Frame 1 (no input): blank canvas, image omitted
Frame 60 (no input): blank canvas, image omitted
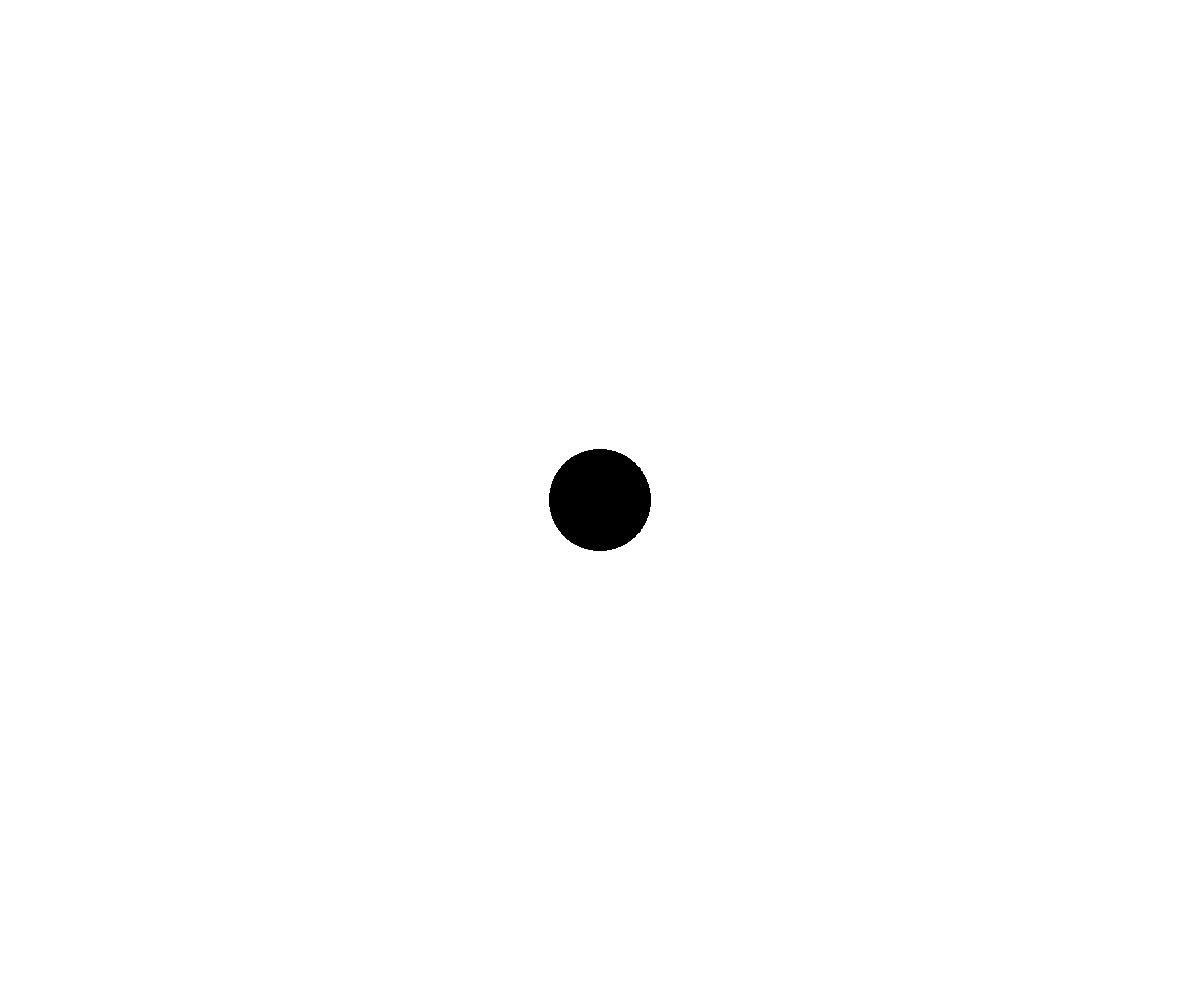
Frame 120 (the mouse pressed at the canvas centre since frame 60)

The p5.js sketch whose frames 1 and 60 were blank and that drew this single picture after the mouse press (run headless with seeded random() and noise() and a simulated clock; from frame 60 on, the mouse is pressed at the canvas centre):

// p5.js sketch
// ── sketch.js

function setup() {
  createCanvas(windowWidth, windowHeight);
}

function draw() {
  if(mouseIsPressed) {
    // move the coordinate system to the center of the page
    translate(width / 2, height / 2)
  
    // converts mousY from a number between 0 and height
    // to a number between 2 and 80
    const circleResolution = map(mouseY, 0, height, 2, 500);
  
    // remove half of the display's width from mouseX
    // this makes the radius smaller the more the mouse is moved toward the center
    // 0.5 is added to ensure at least a diameter of 1
    const radius = mouseX - width / 2 + 50
  
    // TWO_PI = full circle
    // divided by the number of lines
    const angle = TWO_PI / circleResolution
  
    strokeWeight(1)
  
    noFill()
    beginShape()
  
    for (let i = 0; i < circleResolution; i++) {
      const x = cos(angle * i) * radius
      const y = sin(angle * i) * radius
      
      line(0, 0, x, y)
  
      // connect the endpoints of the line
      vertex(x, y)

      // end the shape on each line
      // generates a weird pattern
      endShape(CLOSE)
    }
  }
}

function windowResized() {
  resizeCanvas(windowWidth, windowHeight)
}
